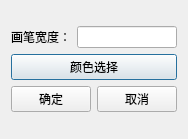
<?xml version="1.0" encoding="UTF-8"?>
<ui version="4.0">
 <class>modDlg</class>
 <widget class="QDialog" name="modDlg">
  <property name="geometry">
   <rect>
    <x>0</x>
    <y>0</y>
    <width>184</width>
    <height>139</height>
   </rect>
  </property>
  <property name="mouseTracking">
   <bool>true</bool>
  </property>
  <property name="windowTitle">
   <string>Dialog</string>
  </property>
  <layout class="QGridLayout" name="gridLayout">
   <item row="0" column="0">
    <layout class="QVBoxLayout" name="verticalLayout">
     <item>
      <layout class="QHBoxLayout" name="horizontalLayout">
       <item>
        <widget class="QLabel" name="lable">
         <property name="sizePolicy">
          <sizepolicy hsizetype="Fixed" vsizetype="Preferred">
           <horstretch>0</horstretch>
           <verstretch>0</verstretch>
          </sizepolicy>
         </property>
         <property name="text">
          <string>画笔宽度：</string>
         </property>
        </widget>
       </item>
       <item>
        <widget class="QLineEdit" name="le_width"/>
       </item>
      </layout>
     </item>
     <item>
      <widget class="QPushButton" name="btn_color">
       <property name="cursor">
        <cursorShape>PointingHandCursor</cursorShape>
       </property>
       <property name="mouseTracking">
        <bool>true</bool>
       </property>
       <property name="autoFillBackground">
        <bool>false</bool>
       </property>
       <property name="text">
        <string>颜色选择</string>
       </property>
       <property name="autoRepeat">
        <bool>false</bool>
       </property>
      </widget>
     </item>
     <item>
      <layout class="QHBoxLayout" name="horizontalLayout_2">
       <item>
        <widget class="QPushButton" name="btn_ok">
         <property name="cursor">
          <cursorShape>PointingHandCursor</cursorShape>
         </property>
         <property name="text">
          <string>确定</string>
         </property>
        </widget>
       </item>
       <item>
        <spacer name="horizontalSpacer">
         <property name="orientation">
          <enum>Qt::Horizontal</enum>
         </property>
         <property name="sizeHint" stdset="0">
          <size>
           <width>13</width>
           <height>13</height>
          </size>
         </property>
        </spacer>
       </item>
       <item>
        <widget class="QPushButton" name="btn_cancel">
         <property name="cursor">
          <cursorShape>PointingHandCursor</cursorShape>
         </property>
         <property name="styleSheet">
          <string notr="true"/>
         </property>
         <property name="text">
          <string>取消</string>
         </property>
        </widget>
       </item>
      </layout>
     </item>
    </layout>
   </item>
  </layout>
 </widget>
 <resources/>
 <connections/>
</ui>
